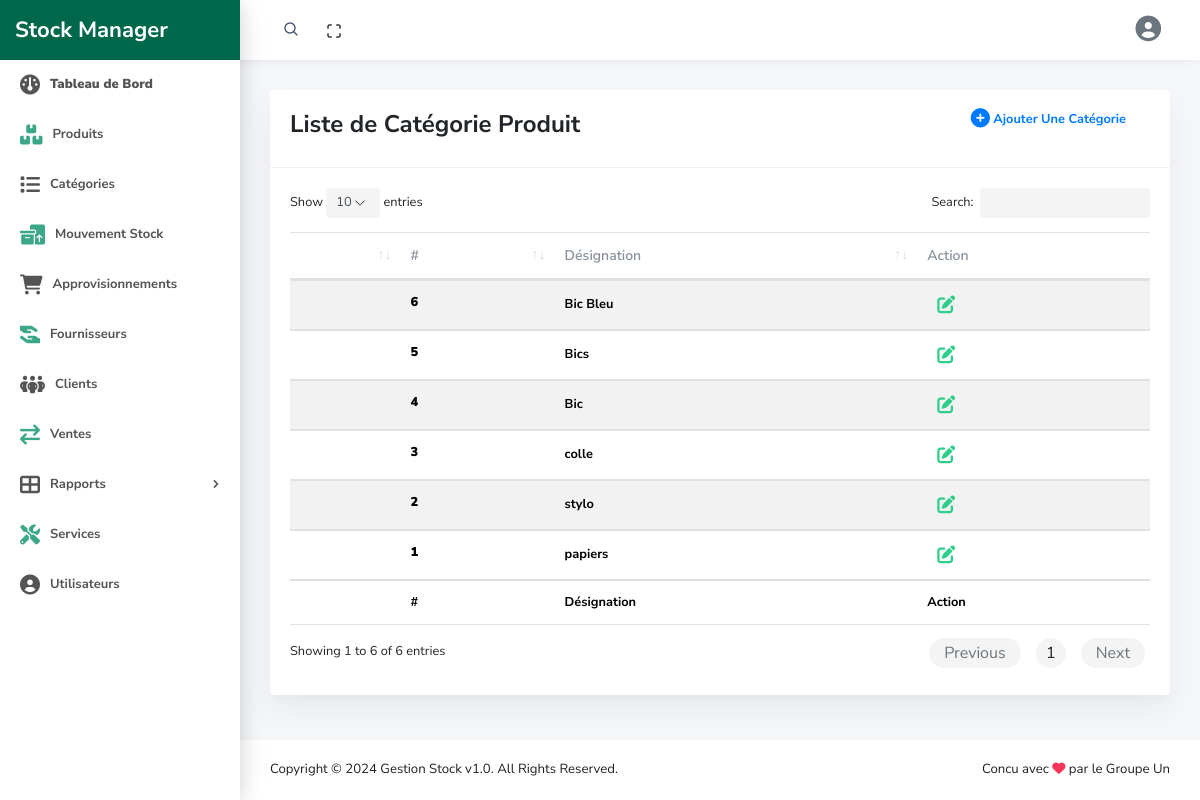
/page/Categorie.php (signed in), run on the app's committed database.
### tables this page shows
CREATE TABLE `categorieproduit` (
  `id_categorie` int(11) NOT NULL,
  `designation` varchar(20) DEFAULT NULL
);

### process/class/ClsCategorie.php (called while the page is built, shortened)
<?php
class ClsCategorie {
    public function afficher()
    {
        $con = new db_connection();
        $connect = $con->openconnection();
        try {
            $stmt = $connect->prepare(" SELECT * FROM categorieproduit ");
            $stmt->execute();
            return $stmt->fetchAll();
        } catch (Exception $e) {
            return $e->getMessage();
        }
    }
}

### page/Categorie.php (the view, shortened to what this page needs)
<!doctype html>
<html class="no-js" lang="en">
    <head>
        <?php
    include '../include/head.php';
    require('../process/class/ClsCategorie.php');
    $data = new ClsCategorie();
    $all = $data->afficher();
    ?>
    <body>
        <div class="wrapper">
            <header class="header-top" header-theme="light">
                <?php
            include('../include/header.php');
            ?>
            </header>
            <div class="page-wrap">
                <?php
            include('../include/sidebar.php');
            ?>
                <div class="main-content">
                    <div class="container-fluid">
                        <div class="card">
                            <div class="card-header row">
                                <div class="col col-sm-12">
                                    <div class="card-options d-inline-block">
                                        <h4><b>Liste de Catégorie Produit</b></h4>
                                    </div>
                                    <div class=" float-right px-4">
                                        <a class="text-primary" href="" data-toggle="modal"
                                            data-target="#exampleModalCenter"> <span><b>Ajouter
                                                    Une Catégorie</b>
                                            </span></a>
                                    </div>
                                </div>
                            </div>
                            <div class="card-body">
                                <div class=" table-responsive">
                                    <table id="order-table" class="table table-striped  nowrap">
                                        <thead>
                                            <tr>
                                                <th></th>
                                                <th>#</th>
                                                <th>Désignation</th>
                                                <th>Action</th>
                                            </tr>
                                        </thead>
                                        <tbody>
                                            <?php
                                        $numero = 1;
                                        foreach ($all as $key => $val) {
                                        ?>
                                            <tr>
                                                <th></th>
                                                <th scope="row"><b><?= $numero ?></b></th>
                                                <td><b><?= $val['designation'] ?></b></td>
                                                <td><span data-id='<?= $val['id_categorie'] ?>'
                                                        class="badge elementinfo "></span>
                                                </td>
                                            </tr>
                                            <?php
                                            $numero++;
                                        }
                                        ?>
                                        </tbody>
                                        <tfoot>
                                            <tr>
                                                <th></th>
                                                <th>#</th>
                                                <th>Désignation</th>
                                                <th>Action</th>
                                            </tr>
                                        </tfoot>
                                    </table>
                                </div>
                            </div>
                        </div>
                    </div>
                </div>
                <?php
            include('../include/footer.php');
            ?>
            </div>
        </div>
    </body>
</html>

### data on the page
categorieproduit: designation "papiers"
categorieproduit: designation "stylo"
categorieproduit: designation "colle"
categorieproduit: designation "Bic"
categorieproduit: designation "Bics"
categorieproduit: designation "Bic Bleu"
